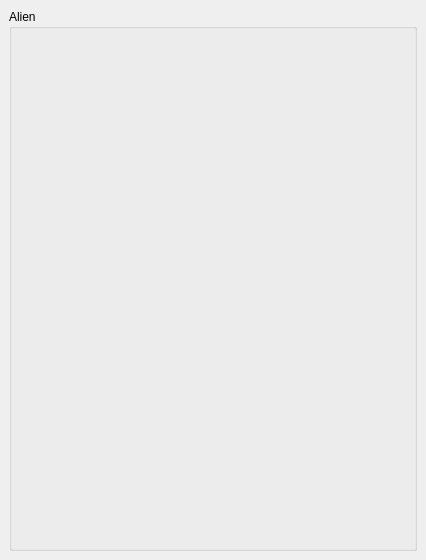
<?xml version="1.0" encoding="UTF-8"?>
<ui version="4.0">
 <class>wgGrid</class>
 <widget class="QWidget" name="wgGrid">
  <property name="geometry">
   <rect>
    <x>0</x>
    <y>0</y>
    <width>426</width>
    <height>560</height>
   </rect>
  </property>
  <property name="windowTitle">
   <string>Form</string>
  </property>
  <layout class="QGridLayout">
   <property name="margin">
    <number>9</number>
   </property>
   <property name="spacing">
    <number>6</number>
   </property>
   <item row="0" column="0">
    <widget class="QGroupBox" name="groupBox">
     <property name="title">
      <string>Alien</string>
     </property>
     <layout class="QGridLayout">
      <property name="margin">
       <number>9</number>
      </property>
      <property name="spacing">
       <number>6</number>
      </property>
     </layout>
    </widget>
   </item>
  </layout>
 </widget>
 <resources/>
 <connections/>
</ui>
